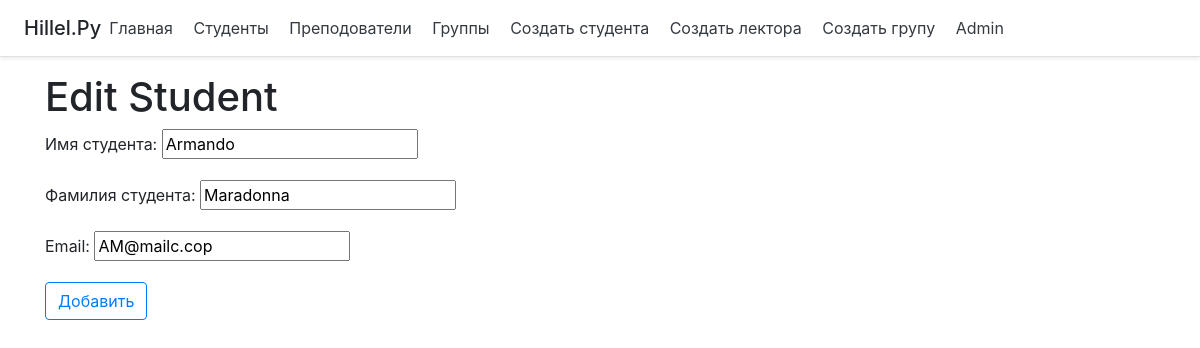
Screenshot of /student/35/edit with the database file from the repository.
### main/models.py (models this page shows, shortened)
class Student(models.Model):
    student_id = models.AutoField(primary_key=True)
    first_name = models.CharField('Имя студента', max_length=100)
    last_name = models.CharField('Фамилия студента', max_length=100)
    email = models.EmailField(max_length=250)

### main/views.py (the view)
# urls.py: path('student/<int:student_id>/edit', views.edit_student, name='edit_student'),
def edit_student(request, student_id):
    student = get_object_or_404(Student, student_id=student_id)
    if request.method == 'POST':
        form = StudentForm(request.POST, instance=student)
        if form.is_valid():
            student = form.save(commit=False)
            student.save()
            return redirect('student')
    else:
        form = StudentForm(instance=student)
    return render(request, 'main/editstudent.html', {'form': form})

### main/forms.py
class StudentForm(forms.ModelForm):
    class Meta:
        model = Student
        fields = ('first_name', 'last_name', 'email',)

### main/templates/main/editstudent.html (shortened to what this page needs)
{%extends 'main/base.html'%}
{% block content  %}
    <h1>Edit Student</h1>
    <form method="POST">
        {{ form.as_p }}
        <button type="submit" class="btn btn-outline-primary">Добавить</button>
    </form>
{% endblock %}

### rows the page displays
Student: first_name "Armando", last_name "Maradonna", email "AM@mailc.cop"
